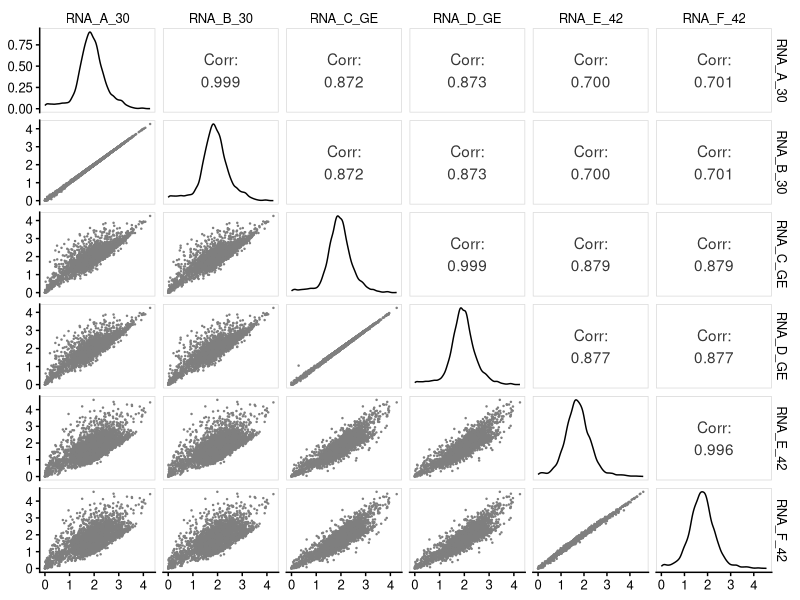
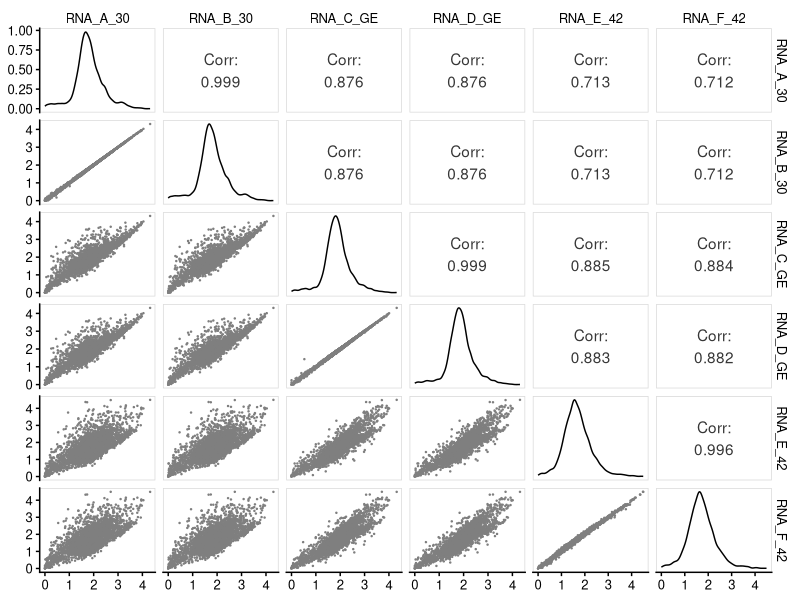
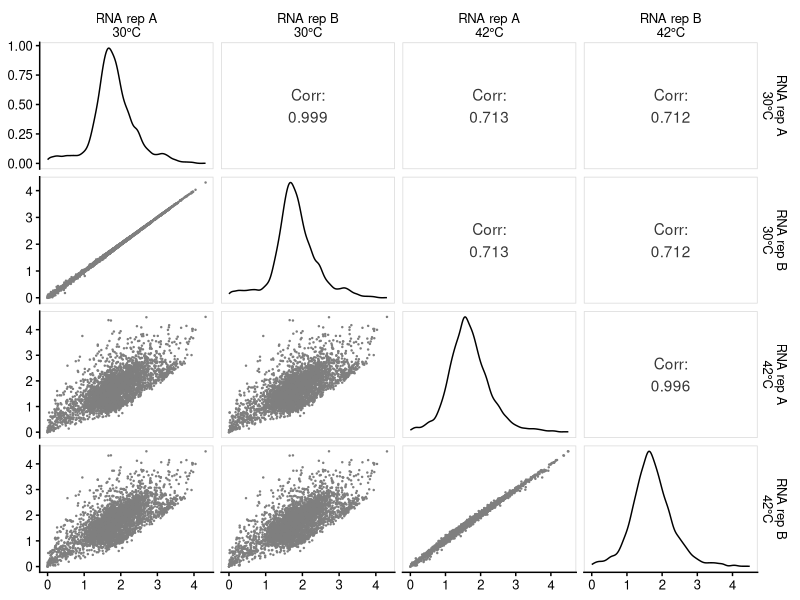
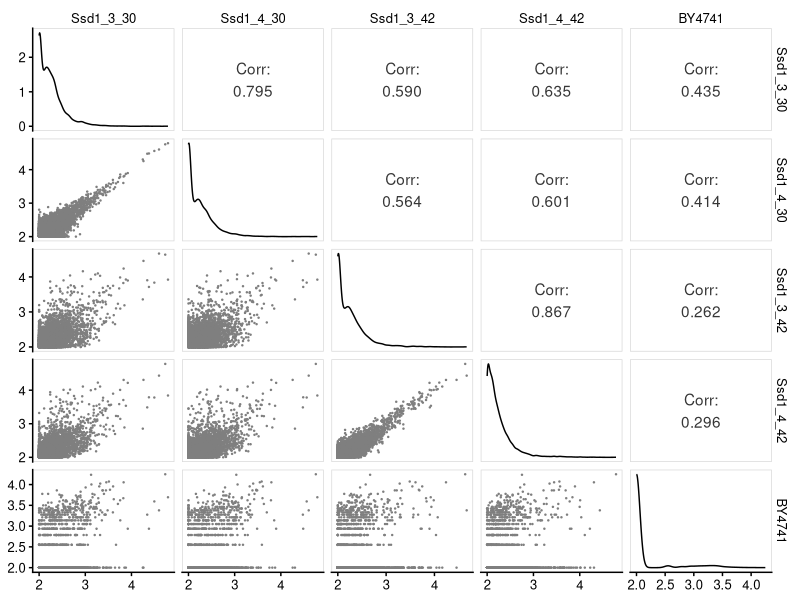
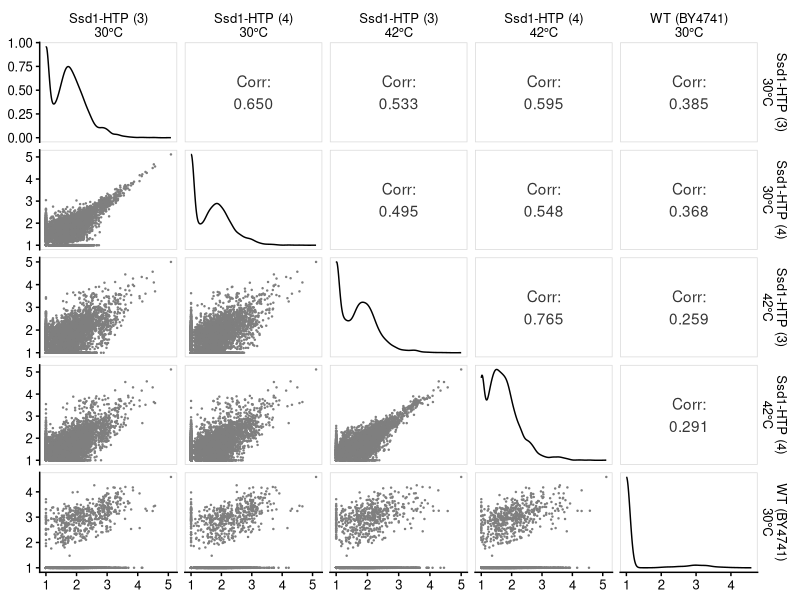
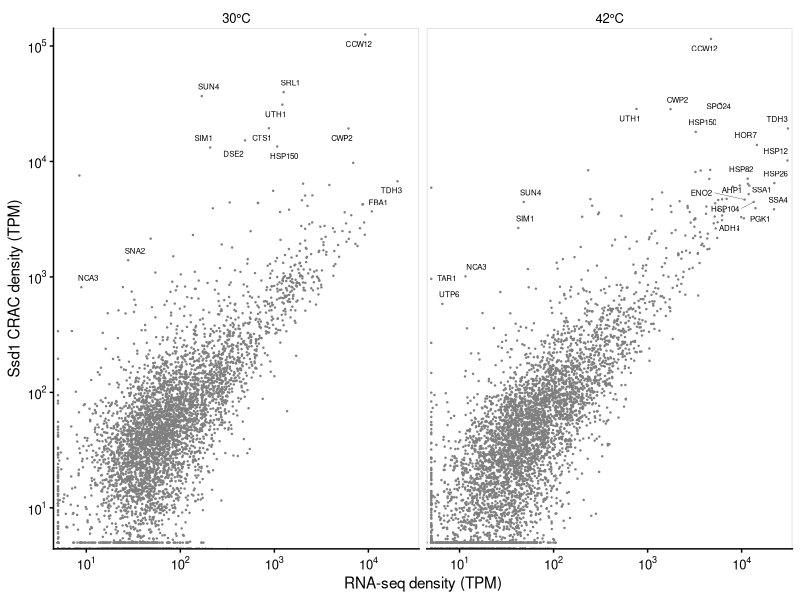

These figures' R source, in order: (Note: this script raises an error after producing the figures.)
## ---- chunk 1
knitr::opts_chunk$set(echo = TRUE, cache=TRUE, warning=FALSE, message=FALSE,
                      cache.path = "cache/normalise_Ssd1_CRAC_counts-",
                      fig.path = "figure/normalise_Ssd1_CRAC_counts-")

library(tidyverse)
library(GGally)
library(cowplot)
theme_set(theme_cowplot(font_size=11) %+replace% 
            theme(strip.background=element_blank(),
                  panel.border = element_rect(color = "grey85", fill = NA)))

# setwd("/homes/ewallac2/Repos/Ssd1_CRACanalysis_2020/rmarkdown")

calc_cpm <- function(x) x / sum(x) * 1e6

calc_tpm <- function(ct,eff_length) {
  # calculate transcripts per million from count and effective length
  dens <- ct / eff_length
  dens_total <- sum(dens, na.rm=TRUE) 
  return( dens / dens_total * 1e6 )
}

log10plusepsilon <- function(x,epsilon=1) log10( x + epsilon )

gene_from_attr <- function(attr_string,
                           before="ID=",gene_str="[\\w-]+",after="_") {
    # pull a gene name from an attribute string
    match_str = paste0(before,gene_str,after)
    attr_string %>%
        str_extract(match_str) %>%
        str_remove(before) %>%
        str_remove(after)
}

scientific_10 <- function(x) {
    xout <- gsub("1e", "10^{", format(x),fixed=TRUE)
    xout <- gsub("{-0", "{-", xout,fixed=TRUE)
    xout <- gsub("{+", "{", xout,fixed=TRUE)
    xout <- gsub("{0", "{", xout,fixed=TRUE)
    xout <- paste(xout,"}",sep="")
    return(parse(text=xout))
}

scale_x_log10_sci <- function(name=waiver(),omag=seq(-10,20),...) {
    breaks10 <- 10^omag
    scale_x_log10(name,breaks=breaks10,labels=scientific_10(breaks10),...)
}

scale_y_log10_sci <- function(name=waiver(),omag=seq(-10,20),...) {
    breaks10 <- 10^omag
    scale_y_log10(name,breaks=breaks10,labels=scientific_10(breaks10),...)
}

scale_loglog <- function(...) {
    list(scale_x_log10_sci(...),scale_y_log10_sci(...))
}

ggpairs_genewise <- function(...) {
  ggpairs( lower = list(continuous = wrap("points", size=0.2,colour="grey50") ),
           upper = list(continuous = wrap("cor",stars = FALSE), 
                        combo = "box_no_facet", discrete = "count", 
                        na ="na"),
           ...)
}
## ---- chunk 2
counts_RNA_stranded <- read_tsv("../RNAseq/allsample_transcriptcounts.txt",
                                comment = "#")  %>%
  mutate(Gene=gene_from_attr(attributes))

tpms_RNA_stranded <-  counts_RNA_stranded %>% 
  select(Gene, RNA_A_30,RNA_B_30,RNA_C_GE,RNA_D_GE,RNA_E_42,RNA_F_42) %>%
  mutate_if(is.numeric,
            calc_tpm,
            eff_length = counts_RNA_stranded$end - counts_RNA_stranded$start)

# counts_RNA_stranded_select_melt <- 
#   counts_RNA_stranded %>% 
#   select(Type,
#          RNA_A_30,RNA_B_30, 
#          RNA_C_GE,RNA_D_GE, 
#          BY4741) %>%
#   gather(-Type,key=Sample,value=Count) %>%
#   mutate(Sample=factor(Sample,
#                           levels=c("Ssd1_3_30","Ssd1_4_30",
#                                    "Ssd1_3_42","Ssd1_4_42",
#                                 "BY4741"),
#                        labels=c("30C\nrepA","30C\nrepB",
#                                    "42C\nrepA","42C\nrepB",
#                                 "-ctrl")))
## ---- chunk 3
counts_RNA_stranded %>%
  select(RNA_A_30,RNA_B_30,RNA_C_GE,RNA_D_GE,RNA_E_42,RNA_F_42) %>%
  mutate_all(calc_cpm) %>%
  mutate_all(log10plusepsilon) %>%
  ggpairs_genewise()
## ---- chunk 4
tpms_RNA_stranded %>%
  select(RNA_A_30,RNA_B_30,RNA_C_GE,RNA_D_GE,RNA_E_42,RNA_F_42) %>%
  mutate_all(log10plusepsilon,epsilon=1) %>%
  ggpairs_genewise()
## ---- chunk 5
tpms_RNA_stranded %>%
  select("RNA rep A\n30°C" = RNA_A_30,
         "RNA rep B\n30°C" = RNA_B_30,
         "RNA rep A\n42°C" = RNA_E_42,
         "RNA rep B\n42°C" = RNA_F_42) %>%
  mutate_all(log10plusepsilon,epsilon=1) %>%
  ggpairs_genewise()
## ---- chunk 6
counts_Ssd1_stranded <- read_tsv("../Ssd1_CRAC_demult_dedup_20190114_all/multicov_analyses/allsample_transcriptcounts.txt",
                                 comment = "#") %>% 
  mutate(Gene=gene_from_attr(attributes))%>%
  select(Gene,seqname,feature,start,end,attributes,
         Ssd1_3_30 = `20190114_Ssd1_CRAC_trimmed_NNNGTGAGC_SSD1_3_30.bam`,
         Ssd1_4_30 = `20190114_Ssd1_CRAC_trimmed_NNNTGGAGC_SSD1_4_30.bam`,
         Ssd1_3_42 = `20190114_Ssd1_CRAC_trimmed_NNNAGAGC_SSD1_3_42.bam`,
         Ssd1_4_42 = `20190114_Ssd1_CRAC_trimmed_NNNCTAGC_SSD1_4_42.bam`, 
         BY4741 = `20190114_Ssd1_CRAC_trimmed_NNNGACTTAGC_BY4741.bam`) 

# rename: ("Ssd1_3_30","Ssd1_4_30","Ssd1_3_42","Ssd1_4_42", "BY4741"))

tpms_Ssd1_stranded <-  counts_Ssd1_stranded %>% 
  select(Gene, Ssd1_3_30,Ssd1_4_30,Ssd1_3_42,Ssd1_4_42,BY4741) %>%
  mutate_if(is.numeric,
            calc_tpm,
            eff_length = counts_Ssd1_stranded$end - counts_Ssd1_stranded$start)

## ---- chunk 7
counts_Ssd1_stranded
## ---- chunk 8
counts_Ssd1_stranded %>%
  select(Ssd1_3_30,Ssd1_4_30,Ssd1_3_42,Ssd1_4_42,BY4741) %>%
  mutate_all(calc_cpm) %>%
  mutate_all(log10plusepsilon,epsilon=100) %>%
  ggpairs_genewise()
## ---- chunk 9
tpms_Ssd1_stranded %>%
  select("Ssd1-HTP (3)\n30°C" = Ssd1_3_30,
         "Ssd1-HTP (4)\n30°C" = Ssd1_4_30,
         "Ssd1-HTP (3)\n42°C" = Ssd1_3_42,
         "Ssd1-HTP (4)\n42°C" = Ssd1_4_42,
         "WT (BY4741)\n30°C" = BY4741) %>%
  mutate_all(log10plusepsilon,epsilon=10) %>%
  ggpairs_genewise()
## ---- chunk 10
tpms_RNA_melt <- 
  tpms_RNA_stranded %>%
  gather(key="Sample",value="TPM",-Gene) 

tpms_RNA_melt %>% group_by(Sample) %>% summarize(TPM=sum(TPM))

tpms_Ssd1_melt <- 
  tpms_Ssd1_stranded %>%
  gather(key="Sample",value="TPM",-Gene)

tpms_Ssd1_melt  %>% group_by(Sample) %>% summarize(TPM=sum(TPM))
## ---- chunk 11
scer_mrna_prot <- read_tsv("../input_annotation/scer-mrna-protein-absolute-estimate.txt",
                           comment="#") %>%
  rename(Gene=orf,Name=gene)

tpm_RNA_bycondition <- 
  tpms_RNA_melt %>%
  separate(Sample,c("SType","Rep","Condition")) %>%
  group_by(Gene,Condition) %>%
  summarize(TPM.mean = mean(TPM,na.rm=TRUE))

tpm_Ssd1_bycondition <- 
  tpms_Ssd1_melt %>%
  separate(Sample,c("SType","Rep","Condition")) %>%
  group_by(Gene,Condition) %>%
  summarize(TPM.mean = mean(TPM,na.rm=TRUE))

tpm_join_bycondition <-
  full_join( tpm_RNA_bycondition %>% filter(Condition %in% c("30","42")),
              tpm_Ssd1_bycondition %>% filter(Condition %in% c("30","42")),
              by=c("Gene","Condition"),
              suffix=c(".RNA",".Ssd1")) %>%
  mutate(ratio.Ssd1.RNA = TPM.mean.Ssd1/TPM.mean.RNA) %>%
  left_join(scer_mrna_prot %>% select(Gene,Name)) %>%
  mutate(Condition = factor(Condition,
                            levels = c("30","42"),
                            labels = c("30°C","42°C"))
  ) %>%
  select(Gene,Name,Condition,
         TPM.RNA=TPM.mean.RNA,TPM.Ssd1=TPM.mean.Ssd1,
         ratio.Ssd1.RNA)
## ---- chunk 12
tpm_join_bycondition
## ---- chunk 13
ggplot(data=tpm_join_bycondition,aes(x=TPM.RNA,y=TPM.Ssd1)) +
  geom_point(size=0.2,colour="grey50") +
  ggrepel::geom_text_repel(
    data=
      tpm_join_bycondition %>%
      filter(TPM.RNA > 10000 | TPM.Ssd1 > 10000 | 
               (ratio.Ssd1.RNA > 50 & TPM.Ssd1 > 500) ),
    aes(label=Name),size=2,
    label.padding=0.02,segment.size=0.1,force=0.1,
    # set random number seed so the labels go in the same place every time
    seed = 42) + 
  scale_x_log10_sci("RNA-seq density (TPM)",
                limits=c(5,max(tpm_join_bycondition$TPM.RNA)),
                oob=scales::squish,expand=c(0.01,0.01)) +
  scale_y_log10_sci("Ssd1 CRAC density (TPM)",
                limits=c(5,max(tpm_join_bycondition$TPM.Ssd1)),
                oob=scales::squish,expand=c(0.01,0.01)) +
  facet_wrap(~Condition)
## ---- chunk 14
tpm_join_bycondition %>%
  filter(Condition=="30°C",TPM.RNA > 20) %>%
  arrange(desc(ratio.Ssd1.RNA))

tpm_join_bycondition %>%
  filter(Condition=="42°C",TPM.RNA > 20) %>%
  arrange(desc(ratio.Ssd1.RNA))
## ---- chunk 15
Ssd1_targets_TPMratio4x_30C <- 
  tpm_join_bycondition %>%
  filter(Condition=="30°C",TPM.RNA > 20, ratio.Ssd1.RNA > 4) %>%
  arrange(desc(ratio.Ssd1.RNA)) 

write_tsv(x = Ssd1_targets_TPMratio4x_30C %>%
            select(-Condition) %>%
            mutate_if(is.numeric, round, digits = 3),
          path="../results/Ssd1_targets_TPMratio4x_30C.txt")

Ssd1_targets_TPMratio4x_42C <- 
  tpm_join_bycondition %>%
  filter(Condition=="42°C",TPM.RNA > 20, ratio.Ssd1.RNA > 4) %>%
  arrange(desc(ratio.Ssd1.RNA))

write_tsv(x = Ssd1_targets_TPMratio4x_42C %>%
            select(-Condition) %>%
            mutate_if(is.numeric, round, digits = 3),
          path="../results/Ssd1_targets_TPMratio4x_42C.txt")
## ---- chunk 16
Ssd1_targets_TPMratio4x_42C %>% 
  filter(! Gene %in% Ssd1_targets_TPMratio4x_30C$Gene)
## ---- chunk 17
Ssd1_targets_TPMratio4x_30C %>% 
  filter(! Gene %in% Ssd1_targets_TPMratio4x_42C$Gene)
## ---- chunk 18
tpm_join_bycondition %>%
  filter(Condition=="42°C") %>%
  arrange(desc(TPM.RNA))
## ---- chunk 19
tpm_join_bycondition %>%
  filter(Condition=="42°C",ratio.Ssd1.RNA > 2) %>%
  arrange(desc(TPM.RNA))
## ---- chunk 20
Ssd1_targets_select <- c("CTS1", "DSE2", "SIM1", "SUN4", "TOS1", "UTH1", "HSP150", "SCW4", "LRE1", "SRL1", "CCW12", "NCA3", "CIS3", "MMR1", "CWP2", "HOR7", "SPO24")

HSPs_select <- c("HSP26","HSP42","HSP104","SSA1","SSA2","SSA3","SSA4")

Abundant_genes_select <- c("TDH3")

select_genetype_df <- bind_rows(
  tibble(GType = "Ssd1_target", Name = Ssd1_targets_select),
  tibble(GType = "HSPs_select", Name = HSPs_select),
  tibble(GType = "Abundant", Name = Abundant_genes_select)
)
scale_colour_gtype <-
  scale_colour_manual(values = c(Ssd1_target = "blue2",
                                 HSPs_select = "red3",
                                 Abundant = "black") 
                      )

plot_Ssd1_vs_RNA_colourlabels <- 
ggplot(data=tpm_join_bycondition,aes(x=TPM.RNA,y=TPM.Ssd1)) +
  geom_point(size=0.2,colour="grey50") +
  geom_point(
    data = left_join(select_genetype_df,
                     tpm_join_bycondition),
    aes(label=Name,colour=GType),
    size=0.3) + 
  ggrepel::geom_text_repel(
    data = left_join(select_genetype_df,
                     tpm_join_bycondition),
    aes(label=Name,colour=GType),
    size=2.5,segment.size=0.1,force=0.15,min.segment.length=0.2,
    # set random number seed so the labels go in the same place every time
    seed = 41) + 
  scale_colour_gtype + theme(legend.position = "none") + 
  scale_x_log10_sci("RNA-seq density (TPM)",
                limits=c(5,max(tpm_join_bycondition$TPM.RNA)),
                oob=scales::squish,expand=c(0.01,0.01)) +
  scale_y_log10_sci("Ssd1 CRAC density (TPM)",
                limits=c(5,max(tpm_join_bycondition$TPM.Ssd1)),
                oob=scales::squish,expand=c(0.01,0.01)) +
  facet_wrap(~Condition,scales="free_y")
plot_Ssd1_vs_RNA_colourlabels

ggsave("../figure_out/Ssd1CRAC_vs_RNAseq_TPM_colourlabels.pdf",
       plot_Ssd1_vs_RNA_colourlabels, width = 6, height = 3.2)
